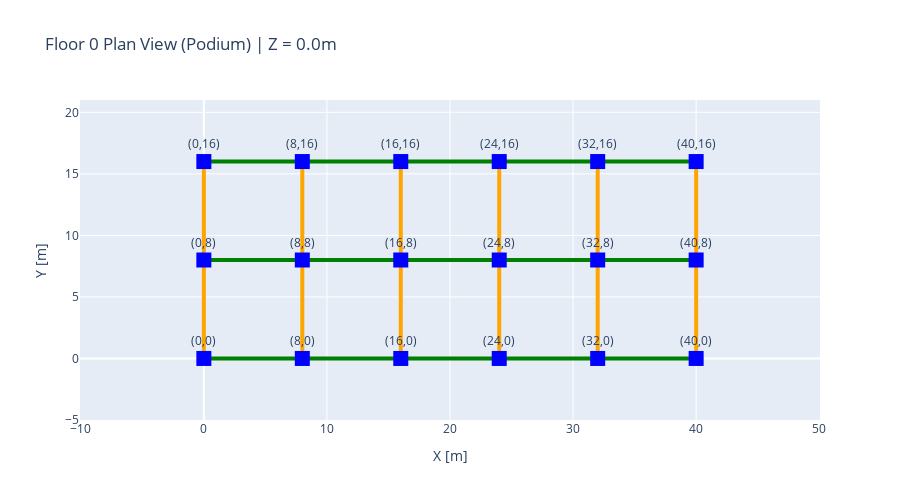

Here is the notebook cell this chart was saved with:
### Markdown cell above
---
## 6. Floor Plan Views

### Code cell
def create_floor_plan(position_df, connectivity_df, floor_num):
    """
    Create 2D floor plan view.
    """
    # Get nodes for this floor
    floor_nodes = position_df[position_df['floor'] == floor_num]
    floor_node_ids = set(floor_nodes['node_id'])
    
    # Get beams on this floor
    floor_beams = connectivity_df[
        (connectivity_df['node_i'].isin(floor_node_ids)) & 
        (connectivity_df['node_j'].isin(floor_node_ids)) &
        (connectivity_df['element_type'].isin(['beam_x', 'beam_y']))
    ]
    
    fig = go.Figure()
    
    # Draw beams
    for etype, color in [('beam_x', 'green'), ('beam_y', 'orange')]:
        beams = floor_beams[floor_beams['element_type'] == etype]
        for _, row in beams.iterrows():
            n1 = position_df[position_df['node_id'] == row['node_i']].iloc[0]
            n2 = position_df[position_df['node_id'] == row['node_j']].iloc[0]
            
            fig.add_trace(go.Scatter(
                x=[n1['x'], n2['x']],
                y=[n1['y'], n2['y']],
                mode='lines',
                line=dict(color=color, width=4),
                showlegend=False,
                hoverinfo='skip'
            ))
    
    # Draw column locations (nodes)
    fig.add_trace(go.Scatter(
        x=floor_nodes['x'],
        y=floor_nodes['y'],
        mode='markers+text',
        marker=dict(size=15, color='blue', symbol='square'),
        text=[f"({int(r['x'])},{int(r['y'])})" for _, r in floor_nodes.iterrows()],
        textposition='top center',
        name='Columns',
        hovertemplate='Node %{customdata}<br>X: %{x}m<br>Y: %{y}m<extra></extra>',
        customdata=floor_nodes['node_id']
    ))
    
    # Determine zone
    zone = 'Podium' if floor_num < PODIUM_FLOORS else 'Tower (Centered)'
    z_height = Z_COORDS[floor_num]
    
    fig.update_layout(
        title=f'Floor {floor_num} Plan View ({zone}) | Z = {z_height}m',
        xaxis_title='X [m]',
        yaxis_title='Y [m]',
        xaxis=dict(scaleanchor='y', scaleratio=1, range=[-5, 45]),
        yaxis=dict(range=[-5, 21]),
        width=900,
        height=500,
        showlegend=False
    )
    
    return fig

# Show podium floor (full footprint)
print("Floor 0 (Podium - Full Footprint 40m × 16m):")
fig_floor0 = create_floor_plan(position_df, connectivity_df, 0)
fig_floor0.show()

### Figure 1 — Plotly figure (JSON) as saved in the notebook; plotly's stock layout.template omitted (floating-point values rounded to 4 significant figures)
{"data": [{"hoverinfo": "skip", "line": {"color": "green", "width": 4}, "mode": "lines", "showlegend": false, "type": "scatter", "x": [0, 8], "y": [0, 0]}, {"hoverinfo": "skip", "line": {"color": "green", "width": 4}, "mode": "lines", "showlegend": false, "type": "scatter", "x": [8, 16], "y": [0, 0]}, {"hoverinfo": "skip", "line": {"color": "green", "width": 4}, "mode": "lines", "showlegend": false, "type": "scatter", "x": [16, 24], "y": [0, 0]}, {"hoverinfo": "skip", "line": {"color": "green", "width": 4}, "mode": "lines", "showlegend": false, "type": "scatter", "x": [24, 32], "y": [0, 0]}, {"hoverinfo": "skip", "line": {"color": "green", "width": 4}, "mode": "lines", "showlegend": false, "type": "scatter", "x": [32, 40], "y": [0, 0]}, {"hoverinfo": "skip", "line": {"color": "green", "width": 4}, "mode": "lines", "showlegend": false, "type": "scatter", "x": [0, 8], "y": [8, 8]}, {"hoverinfo": "skip", "line": {"color": "green", "width": 4}, "mode": "lines", "showlegend": false, "type": "scatter", "x": [8, 16], "y": [8, 8]}, {"hoverinfo": "skip", "line": {"color": "green", "width": 4}, "mode": "lines", "showlegend": false, "type": "scatter", "x": [16, 24], "y": [8, 8]}, {"hoverinfo": "skip", "line": {"color": "green", "width": 4}, "mode": "lines", "showlegend": false, "type": "scatter", "x": [24, 32], "y": [8, 8]}, {"hoverinfo": "skip", "line": {"color": "green", "width": 4}, "mode": "lines", "showlegend": false, "type": "scatter", "x": [32, 40], "y": [8, 8]}, {"hoverinfo": "skip", "line": {"color": "green", "width": 4}, "mode": "lines", "showlegend": false, "type": "scatter", "x": [0, 8], "y": [16, 16]}, {"hoverinfo": "skip", "line": {"color": "green", "width": 4}, "mode": "lines", "showlegend": false, "type": "scatter", "x": [8, 16], "y": [16, 16]}, {"hoverinfo": "skip", "line": {"color": "green", "width": 4}, "mode": "lines", "showlegend": false, "type": "scatter", "x": [16, 24], "y": [16, 16]}, {"hoverinfo": "skip", "line": {"color": "green", "width": 4}, "mode": "lines", "showlegend": false, "type": "scatter", "x": [24, 32], "y": [16, 16]}, {"hoverinfo": "skip", "line": {"color": "green", "width": 4}, "mode": "lines", "showlegend": false, "type": "scatter", "x": [32, 40], "y": [16, 16]}, {"hoverinfo": "skip", "line": {"color": "orange", "width": 4}, "mode": "lines", "showlegend": false, "type": "scatter", "x": [0, 0], "y": [0, 8]}, {"hoverinfo": "skip", "line": {"color": "orange", "width": 4}, "mode": "lines", "showlegend": false, "type": "scatter", "x": [0, 0], "y": [8, 16]}, {"hoverinfo": "skip", "line": {"color": "orange", "width": 4}, "mode": "lines", "showlegend": false, "type": "scatter", "x": [8, 8], "y": [0, 8]}, {"hoverinfo": "skip", "line": {"color": "orange", "width": 4}, "mode": "lines", "showlegend": false, "type": "scatter", "x": [8, 8], "y": [8, 16]}, {"hoverinfo": "skip", "line": {"color": "orange", "width": 4}, "mode": "lines", "showlegend": false, "type": "scatter", "x": [16, 16], "y": [0, 8]}, {"hoverinfo": "skip", "line": {"color": "orange", "width": 4}, "mode": "lines", "showlegend": false, "type": "scatter", "x": [16, 16], "y": [8, 16]}, {"hoverinfo": "skip", "line": {"color": "orange", "width": 4}, "mode": "lines", "showlegend": false, "type": "scatter", "x": [24, 24], "y": [0, 8]}, {"hoverinfo": "skip", "line": {"color": "orange", "width": 4}, "mode": "lines", "showlegend": false, "type": "scatter", "x": [24, 24], "y": [8, 16]}, {"hoverinfo": "skip", "line": {"color": "orange", "width": 4}, "mode": "lines", "showlegend": false, "type": "scatter", "x": [32, 32], "y": [0, 8]}, {"hoverinfo": "skip", "line": {"color": "orange", "width": 4}, "mode": "lines", "showlegend": false, "type": "scatter", "x": [32, 32], "y": [8, 16]}, {"hoverinfo": "skip", "line": {"color": "orange", "width": 4}, "mode": "lines", "showlegend": false, "type": "scatter", "x": [40, 40], "y": [0, 8]}, {"hoverinfo": "skip", "line": {"color": "orange", "width": 4}, "mode": "lines", "showlegend": false, "type": "scatter", "x": [40, 40], "y": [8, 16]}, {"customdata": [0, 1, 2, 3, 4, 5, 6, 7, 8, 9, 10, 11, 12, 13, 14, 15, 16, 17], "hovertemplate": "Node %{customdata}<br>X: %{x}m<br>Y: %{y}m<extra></extra>", "marker": {"color": "blue", "size": 15, "symbol": "square"}, "mode": "markers+text", "name": "Columns", "text": ["(0,0)", "(8,0)", "(16,0)", "(24,0)", "(32,0)", "(40,0)", "(0,8)", "(8,8)", "(16,8)", "(24,8)", "(32,8)", "(40,8)", "(0,16)", "(8,16)", "(16,16)", "(24,16)", "(32,16)", "(40,16)"], "textposition": "top center", "type": "scatter", "x": [0.0, 8.0, 16.0, 24.0, 32.0, 40.0, 0.0, 8.0, 16.0, 24.0, 32.0, 40.0, 0.0, 8.0, 16.0, 24.0, 32.0, 40.0], "y": [0.0, 0.0, 0.0, 0.0, 0.0, 0.0, 8.0, 8.0, 8.0, 8.0, 8.0, 8.0, 16.0, 16.0, 16.0, 16.0, 16.0, 16.0]}], "layout": {"height": 500, "showlegend": false, "title": {"text": "Floor 0 Plan View (Podium) | Z = 0.0m"}, "width": 900, "xaxis": {"range": [-5, 45], "scaleanchor": "y", "scaleratio": 1, "title": {"text": "X [m]"}}, "yaxis": {"range": [-5, 21], "title": {"text": "Y [m]"}}}}
